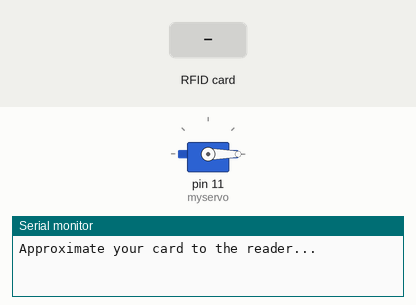
A sketch run on a simulated Arduino Mega 2560, built with avr-gcc and run on an emulated ATmega2560. On the bench: servo, the last lines printed to the serial monitor. The test bench sets the inputs (shaded band).

Above: at 1.2 s.
1.3 s: RFID card C2 CA 22 89 held to the reader
At 2.07 s:
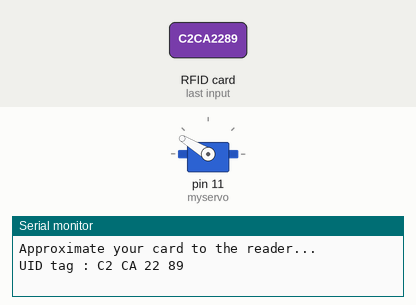
At 2.9 s:
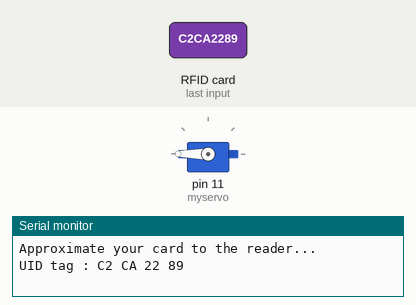
6.7 s: RFID card 42 0A 93 72 held to the reader
At 7.61 s:
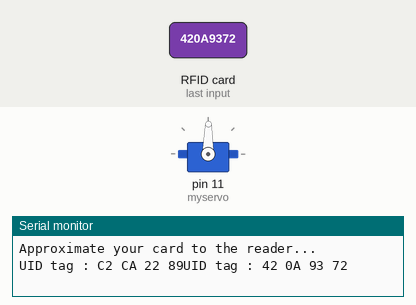
Timing chart, 0 to 13.5 s (numbered marks = the images above; inputs shaded):
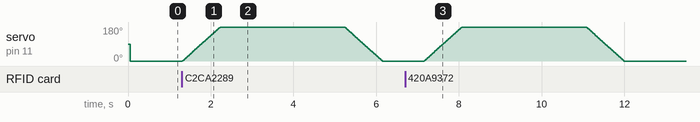

The sketch:

validate_rfid.ino
```cpp
#include <SPI.h>
#include <MFRC522.h>
#include <Servo.h>

#define SS_PIN 53
#define RST_PIN 5
MFRC522 mfrc522(SS_PIN, RST_PIN);   // Create MFRC522 instance.
Servo myservo;
int pos = 0;
void setup()
{
  myservo.attach(11);
  Serial.begin(9600);   // Initiate a serial communication
  SPI.begin();      // Initiate  SPI bus
  mfrc522.PCD_Init();   // Initiate MFRC522
  Serial.println("Approximate your card to the reader...");
  Serial.println();
  myservo.write(0);
}
void loop()
{

  // Look for new cards
  if ( ! mfrc522.PICC_IsNewCardPresent())
  {
    return;
  }
  // Select one of the cards
  if ( ! mfrc522.PICC_ReadCardSerial())
  {
    return;
  }
  //Show UID on serial monitor
  Serial.print("UID tag :");
  String content= "";
  for (byte i = 0; i < mfrc522.uid.size; i++)
  {
     Serial.print(mfrc522.uid.uidByte[i] < 0x10 ? " 0" : " ");
     Serial.print(mfrc522.uid.uidByte[i], HEX);
     content.concat(String(mfrc522.uid.uidByte[i] < 0x10 ? " 0" : " "));
     content.concat(String(mfrc522.uid.uidByte[i], HEX));
  }
  //Serial.println();
  //Serial.print("Message : ");
  content.toUpperCase();
  if (content.substring(1) == "C2 CA 22 89" || content.substring(1) == "42 0A 93 72") //change here the UID of the card/cards that you want to give access
  {
    //Serial.println("Authorized access");
    for (pos = 0; pos <= 180; pos += 1) { // goes from 0 degrees to 180 degrees
    // in steps of 1 degree
    myservo.write(pos);              // tell servo to go to position in variable 'pos'
    delay(5);                       // waits 15ms for the servo to reach the position
    }
    delay(3000);
    for (pos = 180; pos >= 0; pos -= 1) { // goes from 180 degrees to 0 degrees
      myservo.write(pos);              // tell servo to go to position in variable 'pos'
     delay(5);                       // waits 15ms for the servo to reach the position
    }
    delay(1000);
  }

 else   {
    //Serial.println(" Access denied");
    delay(3000);
  }
}
```

Measured:
- after the input at 1.3 s, servo on pin 11 (myservo): rises from 0° to 180° in 0.91 s, then falls to 0° in 3.9 s
- after the input at 6.7 s, servo on pin 11 (myservo): rises from 0° to 180° in 0.91 s, then falls to 0° in 3.9 s
